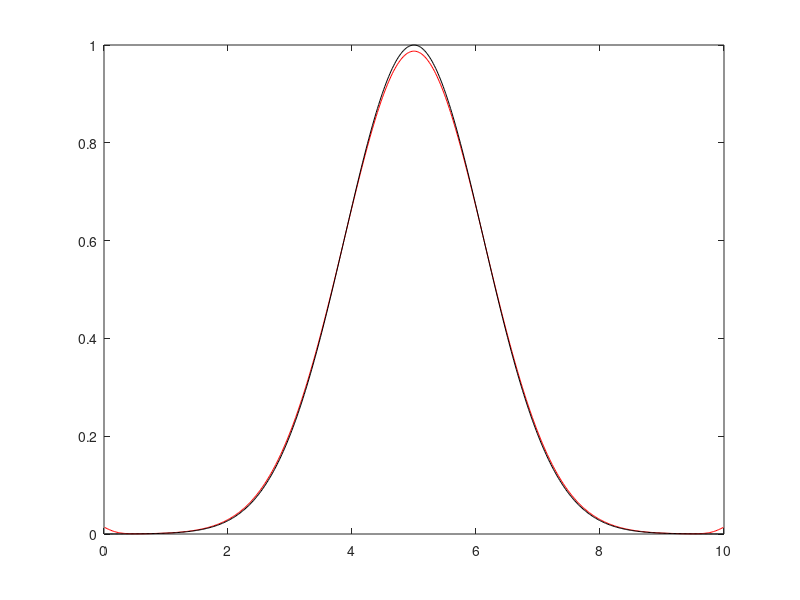
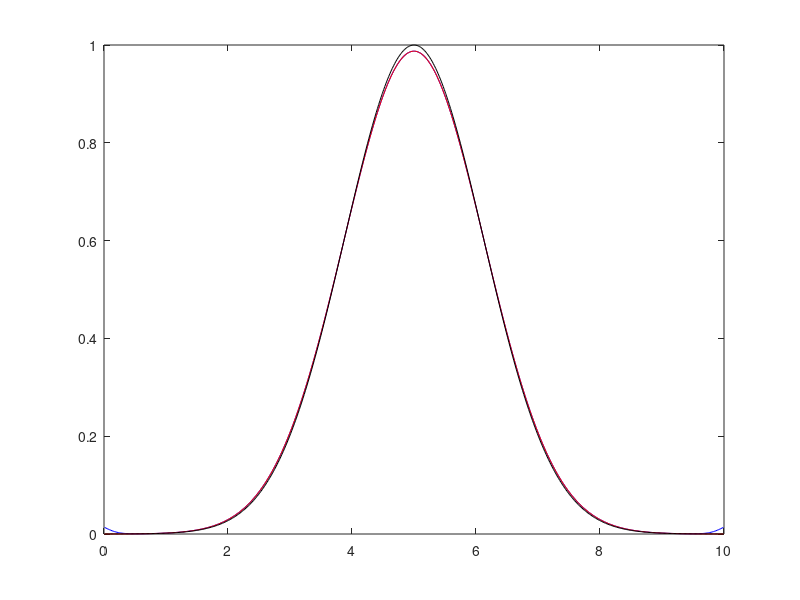

Write the MATLAB code that produced these figures, in order.
% This is a matlab/octave script to solve 1D diffusion equation for its implicit solution by using 
% Pseudo-transient method. 
% It differs from Diff1D_implicit by adding the dampening of the dTdtau to 
% speed up the convergence! Only two line code is added but it become much faster! 7000 iteration Vs 700 iteration
% _2nd mean it is 2nd order convergence!

clear;clf

Lx  = 10;       %model length. used as the length scale
D   = 100;      %diffusion coefficient
nx  = 50*10;    %nx cell
dx  = Lx/nx;    %cell width
Imax= 100*nx;   %maximum iteration number
tsc = Lx*Lx/D;  %diffusion timescale
%Initiation 
t0 = Lx*Lx/D/160; %t0 for the analytical solution!
x  = linspace(0,Lx,nx+1);     % x coordinates for the grid/node 
xc = (x(1:end-1)+x(2:end))/2; % x coordinates at the center of the cell.
% staggered grid: velocity field is at x, while scalar field T is at xc. 
T  = zeros(1,nx);
a  = 0.5*Lx;
T0 = exp(-(xc-a).^2/4/D/t0); 
% Notice that boundary condition should depend on t in order to have the simple
%analytical solution. Here we choose t0 to make the boundary temperature close to 0.
%t00=s
Told = T0;
T    = T0;
Vx   = zeros(1,nx-1);  %Vx at the boundary is not included here! Otherwise it should be nx+1
f    = sin(xc); f(:)=0;% f=0 to compare with the analytical solution that has no heat source.
%Boundary condition
ttol = 1.6*t0 # As this script is slow. Lets compute a small ttol! 
Tana = sqrt(t0/(t0+ttol)).*exp(-(xc-a).^2/(4*D*(t0+ttol)));
T(1) = Tana(1);T(end)=Tana(end);
dTdtau1 = zeros(1,nx-2); % pseudo time derivative!
dTdtau2 = zeros(1,nx-2); % pseudo time derivative with dampening
cnt  = 100;
epsi = 1e-8; % accuracy for the convergence
CFL  = 0.8;
ndim = 1;
dtau = CFL*dx*dx/2/D/ndim; % pseudo timestep!
dt   = 10*dtau     % physical timestep, could be larger than dtau and be stable as it is implicit solution. 
itertol = 0;
time    = 0; 

residdT  = 1e5;
it       = 0;
damp     = 1-6*pi/nx;% 0.93 %0.991 %  WHL: does not work quite well with nx>=500.
kw       = 1;
A        = CFL*pi*pi*kw*kw/nx/nx/2;
damp     = 1-2*sqrt(dtau/dt+A); # work with both low and high nx (50-2000)
%WHL: This is the optimized dampening parameter I derived at 2Sep2024. It is faster than 1-6*pi/nx.
% The time ratio is dominant over A as A is very small! So one can simply use: 1-2*sqrt(dtau/dt)
% Try low nx to test the effect of A, +A converge much faster than -A when nx=50. So +A is correct!
dampening= 1;
%while (time<ttol*0.99 &&it<10000)
while it<10
%for it=1:100
       iter     = 0; 
       residdT  = 2*epsi;
%for iter=1:Imax
   while residdT>epsi && iter<Imax
          q        = -D*diff(T)/dx;    % dimension:nx-1
          dTdtau1   = -(T(2:nx-1)-Told(2:nx-1))/dt-diff(q)/dx; %dimension:nx-2. residual from Lesson2:Eq.2)
      if dampening == 0  %****dTdtau is used. simple and slow!
          T(2:nx-1) = T(2:nx-1) + dtau*dTdtau1;     %nx-2. Update T by pseudo time marching.  Lesson2:Eq.3)
      else               %****dTdtau2 contains the currect residual and the previous residual, which greatly speed up the convergence!
                         %The formulation can be derive with 2nd pseudo transient time derivative dT2dtau !
          dTdtau2    = dTdtau1 + damp*dTdtau2;  
          T(2:nx-1) = T(2:nx-1) + dtau*dTdtau2; % dTdtau is used 
      end
       residdT  = max(abs(dTdtau1)); %
       iter     = iter+1;
       if mod(iter,cnt)==0
          plot(xc,T,'r',xc,T0,'k');drawnow
         fprintf('Iteration %d, residdT=%7.3e\n',iter,residdT); 
       end   
    end
    it   = it+1;
    time = time+dt;  # update the physical time!
    Told = T;                # update the Told after one physical timestep.
    itertol = itertol+iter;
    fprintf('Step %d converged,residdT=%7.3e\n',it,residdT); 
end
%Tana=1/sqrt(4*(ttol+1/4)).*exp(-(xc-a).^2/(4*(ttol+1/4)));
% initial condition: T(x,t0)=exp(-x*x/(4*D*t0))  %Let:t0=0.1;
%analytical solution:T(x,t)=sqrt(t0/t)exp(-x*x/(4*D*t));
%Tana = sqrt(t0/(ttol)).*exp(-(xc-a).^2/(4*D*ttol));
Tana = sqrt(t0/(t0+time)).*exp(-(xc-a).^2/(4*D*(t0+time)));
figure();plot(xc,T,'b',xc,Tana,'r',xc,T0,'k')

fprintf('Total %d step are calculated.\n The physical time is =%3.1f, totel iteration is %d (%3.1f *nx), with dampeng=%d\n',it,time,itertol,itertol/nx,dampening); 

%Exercise1: 1. change t0 and see if the numerical solution still matches the analytical solution
%            2. change nx,dtau and see if it still produce reasonable results.
%            3. After finding out the numerical solution is correct, remove the analytical solution and use any initial boundary condition.
%            4. rewrite the code with another language, for example, julia and python. Notice matlab and julia counter from 1, while python counter from 0. 


% exercise for dampening.
% write an code to find out the optimized dampening parameters (damp) by testing damp from 0 to 1.
